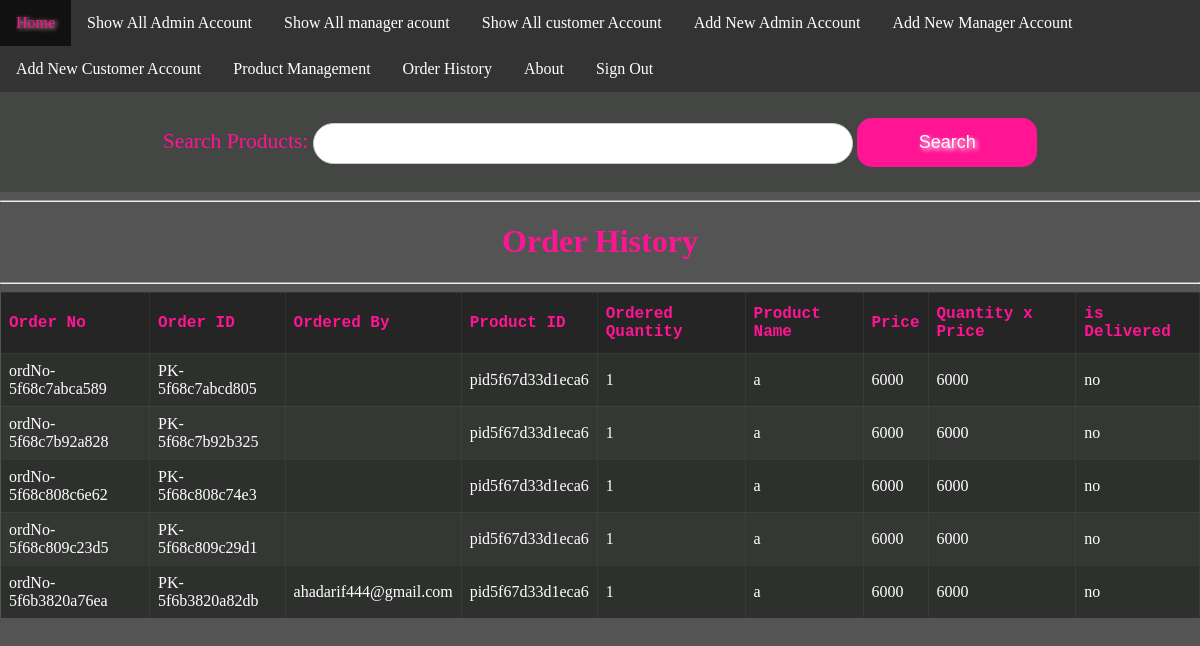
Page /View/orderAdminShowAllView.php (signed in) on the committed database.
### tables this page shows
CREATE TABLE `order` (
  `orderNo` varchar(150) NOT NULL,
  `orderID` varchar(150) NOT NULL,
  `userid` varchar(150) NOT NULL,
  `pid` varchar(150) NOT NULL,
  `qty` varchar(150) NOT NULL,
  `name` varchar(150) NOT NULL,
  `price` varchar(150) NOT NULL,
  `qtyXprice` varchar(150) NOT NULL,
  `isDelivered` varchar(150) NOT NULL
);

### Model/orderModel.php (called while the page is built, shortened)
<?php
function loadFromMySQL($sql){
	$conn = mysqli_connect("localhost", "root", "","final_project");
	$result = mysqli_query($conn, $sql)or die(mysqli_error($conn));
	$data=array();
	while($row = mysqli_fetch_assoc($result)) {
		$ar=array();
		$ar["orderNo"]=$row["orderNo"];
		$ar["orderID"]=$row["orderID"];
		$ar["userid"]=$row["userid"];
		$ar["pid"]=$row["pid"];
		$ar["qty"]=$row["qty"];
		$ar["name"]=$row["name"];
		$ar["price"]=$row["price"];
		$ar["qtyXprice"]=$row["qtyXprice"];
		$ar["isDelivered"]=$row["isDelivered"];
		$data[]=$ar;
	}
}
?>

### View/orderAdminShowAllView.php (the view, shortened to what this page needs)
<?php
include_once("../Model/orderModel.php");
include_once("../MVC.php");
?>
<head>
    <link rel="stylesheet" href="../CSS/style.css">
</head>
<body>
    <?php AutoTopNav()?>
<hr>
<h1 align="center">Order History</h1>
<hr>
<table border="1px" id="tab">
<tr>
        <th>
            Order No
        </th>
        <th>
            Order ID
        </th>
        <th>
            Ordered By
        </th>
        <th>
        Product ID
        </th>
        <th>
        Ordered Quantity
        </th>
        <th>
        Product Name
        </th>
        <th>
        Price
        </th>
        <th>
        Quantity x Price
        </th>
        <th>
        is Delivered
        </th>
    </tr>
    <?php
    $data=array();
	$sql="SELECT * FROM `order`";
	loadFromMySQL($sql);
	foreach($data as $ar){
        ?>
    <tr>
        <td>
            <?php echo $ar["orderNo"]?>
        </td>
        <td>
            <?php echo $ar["orderID"]?>
        </td>
        <td>
            <?php echo $ar["userid"]?>
        </td>
        <td>
           <?php echo $ar["pid"]?>
        </td>
        <td>
            <?php echo $ar["qty"]?>
        </td>
        <td>
            <?php echo $ar["name"]?>
        </td>
        <td>
            <?php echo $ar["price"]?>
        </td>
        <td>
            <?php echo $ar["qtyXprice"]?>
        </td>
        <td>
            <?php echo $ar["isDelivered"]?>
        </td>
    </tr>
    <?php
	}
?>
</table>
</body>

### MVC.php (shortened to what this page needs)
<?php
function AutoTopNav(){
        if($_SESSION["role"]=="admin") include_once("./TopNav_admin.php");
}
?>

### View/TopNav_admin.php
<ul>
  <li><a href="./index.php" class="active">Home</a></li>
  <li><a href="./showAll_adminAccountView.php">Show All Admin Account</a></li>
  <li><a href="./showAll_managerAccountView.php">Show All manager acount </a></li>
  <li><a href="./showAll_customerAccountView.php">Show All customer Account</a></li>
  <li><a href="./signupAdminView.php">Add New Admin Account</a></li>
  <li><a href="./signupManagerView.php">Add New Manager Account</a></li>
  <li><a href="./signupCustomerView.php">Add New Customer Account</a></li>
  <li><a href="./productAdminView.php">Product Management</a></li>
  <li><a href="./orderAdminShowAllView.php">Order History</a></li>
  <li><a href="./About.php">About</a></li>
  <li><a href="../Controller/logoutController.php">Sign Out</a></li>
</ul>
<div id="src">
  <br>
  <form action="./productAdminSearchView.php" method="post">
  <span class="pink-head">Search Products:</span>
    <input type="text" name="productName" id="productName">
    <input type="submit" Value="Search" ></input>
</form>
</div>

### CSS/style.css (style rules this page uses)
#tab { font-family: 'Pacifico', cursive; border-collapse: collapse; width: 100%; }
#tab td, #tab th { border: 1px solid #53545349; padding: 8px; }
#tab tr:nth-child(even) { background-color: #2e302e; color: white; }
#tab tr:nth-child(odd) { background-color:#2e302ecc;color: white; }
#tab th { padding-top: 12px; padding-bottom: 12px; text-align: left; background-color: #11111175; color: deeppink !important; font-family: 'Courier New', Courier, monospace; }
#src { height:100px; width: 100%; margin: 0; background-color:#2e302e66; text-align: center; }
input[type=text], textarea { width: 100%; padding: 12px 20px; margin: 8px 0; display: inline-block; border: 1px solid #ccc; border-radius: 4px; box-sizing: border-box; }
input[type=submit] { width: 50%; background-color: deeppink; color: white; padding: 14px 20px; margin: 8px 0; border: none; border-radius: 4px; cursor: pointer; }
ul { list-style-type: none; margin: 0; padding: 0; overflow: hidden; background-color: #333; }
li { float: left; }
#src form { font-size: large; color: white; }
li a { display: inline-block; color: white; text-align: center; padding: 14px 16px; text-decoration: none; }
.active { background-color: red; }
#src input[type=text] { width: 45%; padding: 12px 20px; margin: 8px 0; display: inline-block; border: 1px solid #ccc; border-radius: 25px; box-sizing: border-box; }
#src input[type=submit] { font-size: large; width: 15%; background-color: deeppink; color: white; text-shadow: 2px 2px 4px white; padding: 14px 20px; margin: 8px 0; border: none; border-radius: 15px; cursor: pointer; }
form { font-size: large; color: white; }
body { background-color: #535453; margin:0; transition: background-color .5s; }
.pink-head { font-family: 'Pacifico', cursive; color: deeppink; font-size: larger; }
h1 { font-family: 'Pacifico', cursive; color: deeppink; font-size: 2em; text-align: center; }

### rows in the picture
order: orderNo "ordNo-5f68c7abca589", orderID "PK-5f68c7abcd805", pid "pid5f67d33d1eca6", qty "1", name "a", price "6000", qtyXprice "6000", isDelivered "no"
order: orderNo "ordNo-5f68c7b92a828", orderID "PK-5f68c7b92b325", pid "pid5f67d33d1eca6", qty "1", name "a", price "6000", qtyXprice "6000", isDelivered "no"
order: orderNo "ordNo-5f68c808c6e62", orderID "PK-5f68c808c74e3", pid "pid5f67d33d1eca6", qty "1", name "a", price "6000", qtyXprice "6000", isDelivered "no"
order: orderNo "ordNo-5f68c809c23d5", orderID "PK-5f68c809c29d1", pid "pid5f67d33d1eca6", qty "1", name "a", price "6000", qtyXprice "6000", isDelivered "no"
order: orderNo "ordNo-5f6b3820a76ea", orderID "PK-5f6b3820a82db", userid "ahadarif444@gmail.com", pid "pid5f67d33d1eca6", qty "1", name "a", price "6000", qtyXprice "6000", isDelivered "no"
